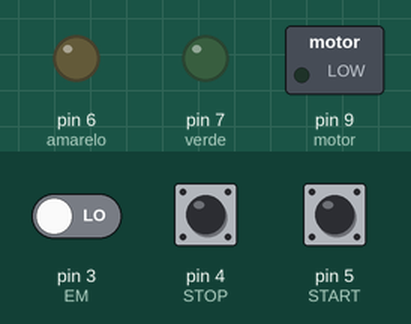
The sketch below on a simulated Arduino Uno, built with avr-gcc and run on an emulated ATmega328P. On the bench: switched loads named in the sketch (green lamp = pin HIGH), output pins drawn as LEDs (lit = HIGH). Inputs (shaded band) come from the test bench; at power-on: pin 3 (EM) LOW, pin 5 (START) LOW, pin 4 (STOP) LOW.

Above: at 1.2 s.
1.3 s: pin 3 (EM) driven HIGH
At 2.5 s:
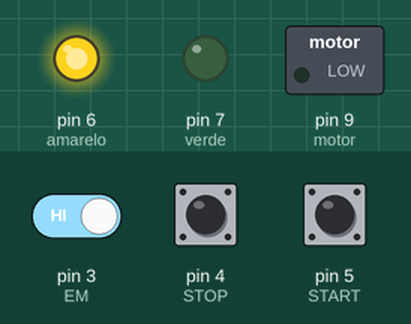
2.8 s: pin 3 (EM) driven LOW
At 3.8 s:
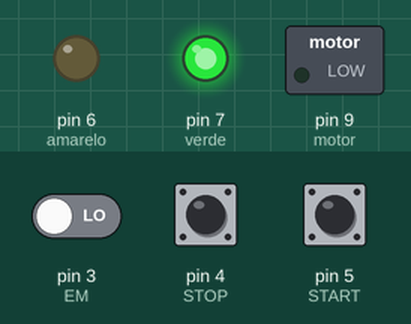
4.6 s: pin 5 (START) pulled HIGH for 0.15 s
At 5.0 s:
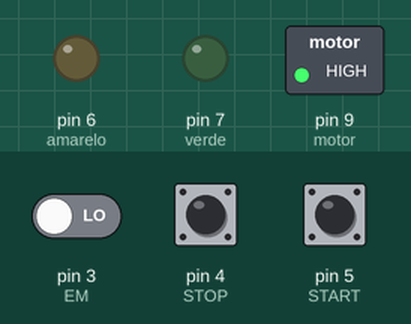
6.2 s: pin 4 (STOP) pulled HIGH for 0.15 s
At 7.4 s:
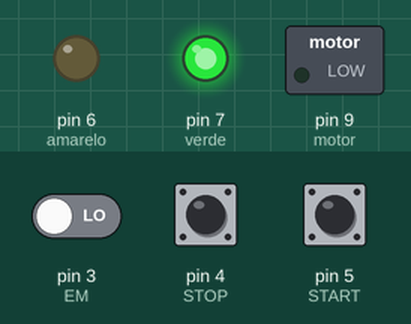
7.8 s: pin 5 (START) pulled HIGH for 1 s
At 8.6 s:
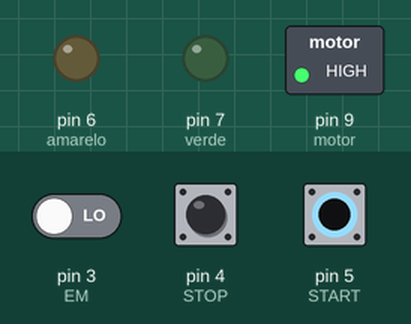
Timing chart, 0 to 10.8 s (numbered marks = the images above; inputs shaded):
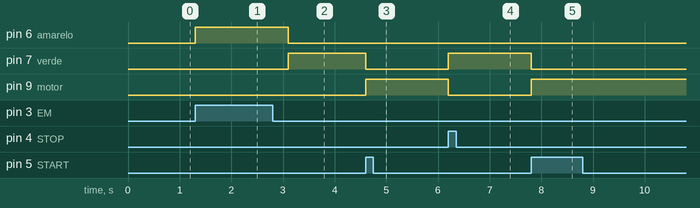

Measured:
- after the input at 1.3 s, pin 6 (amarelo): LOW → HIGH at once
- after the input at 2.8 s, pin 6 (amarelo): HIGH → LOW after 0.30 s; pin 7 (verde): LOW → HIGH after 0.30 s
- after the input at 4.6 s, pin 7 (verde): HIGH → LOW at once; pin 9 (motor): LOW → HIGH at once
- after the input at 6.2 s, pin 7 (verde): LOW → HIGH at once; pin 9 (motor): HIGH → LOW at once
- after the input at 7.8 s, pin 7 (verde): HIGH → LOW at once; pin 9 (motor): LOW → HIGH at once

The sketch:

_16_PROGRAMA_MOTOR_PARTIDA_DIRETA_RESOLUCAO.ino
```cpp
#define EM 3
#define STOP 4
#define START 5
#define amarelo 6
#define verde 7
#define vermelho 8
#define motor 9

short i=0;

void setup()
{
  pinMode(EM,INPUT);
  pinMode(STOP,INPUT);
  pinMode(START,INPUT);
  pinMode(amarelo,OUTPUT);
  pinMode(verde,OUTPUT);
  pinMode(motor,OUTPUT);
  digitalWrite(amarelo,LOW);
  digitalWrite(verde,LOW);
  digitalWrite(vermelho,LOW);
  digitalWrite(motor,LOW);
}
void loop()
{
  if(digitalRead(EM)==HIGH)
  {
    i=1;
    digitalWrite(amarelo,HIGH);
    digitalWrite(verde,LOW);
    digitalWrite(vermelho,LOW);
    digitalWrite(motor,LOW);
    delay(300);
    digitalWrite(amarelo,HIGH);
    delay(300);
  }

else
if((digitalRead(STOP)==HIGH)&&(digitalRead(EM)==LOW))
  {
  digitalWrite(amarelo,LOW);
  digitalWrite(verde,HIGH);
  digitalWrite(vermelho,LOW);
  digitalWrite(motor,LOW);
  }
else
if((digitalRead(EM)==LOW)&&(digitalRead(STOP)==LOW)&&(digitalRead(START)==1))
{
  digitalWrite(amarelo,LOW);
  digitalWrite(verde,LOW);
  digitalWrite(vermelho,HIGH);
  digitalWrite(motor,HIGH);
}
if((digitalRead(EM)==LOW)&&(digitalRead(STOP)==LOW)&&(digitalRead(START)==LOW)&&(i==1))
{
  digitalWrite(amarelo,LOW);
  digitalWrite(verde,HIGH);
  digitalWrite(vermelho,LOW);
  digitalWrite(motor,LOW);
  i=0;
}
}
```
